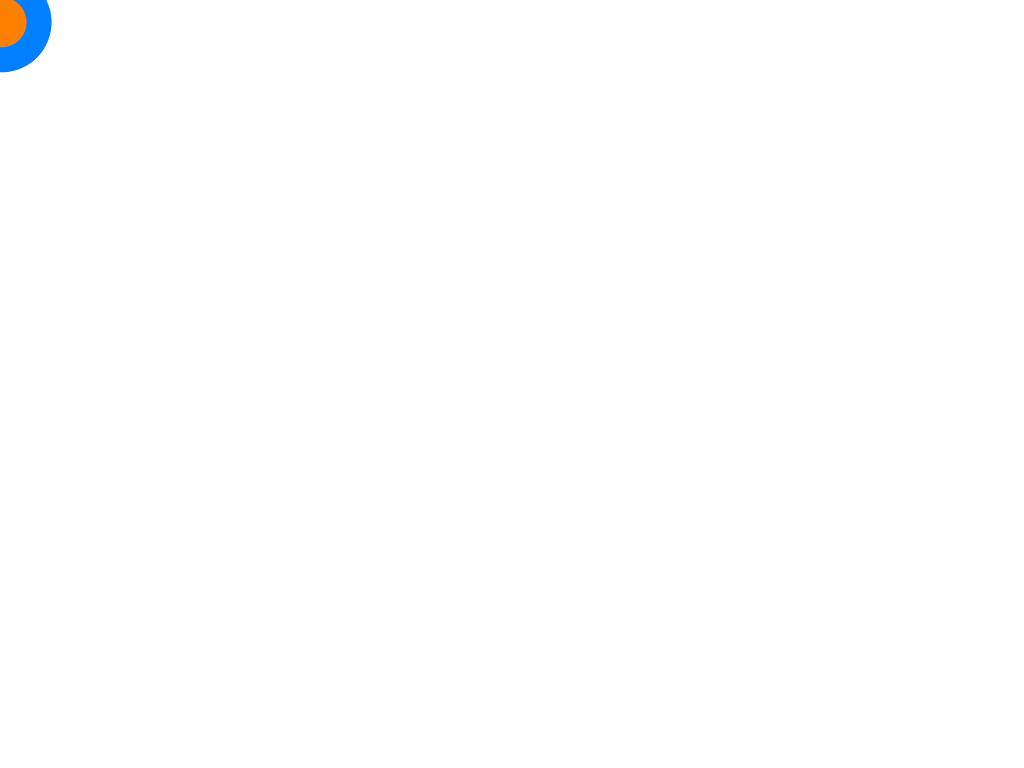
Frame 1 (no input)
Frame 60 (the mouse pressed at the canvas centre just before this capture): identical to frame 1, image omitted
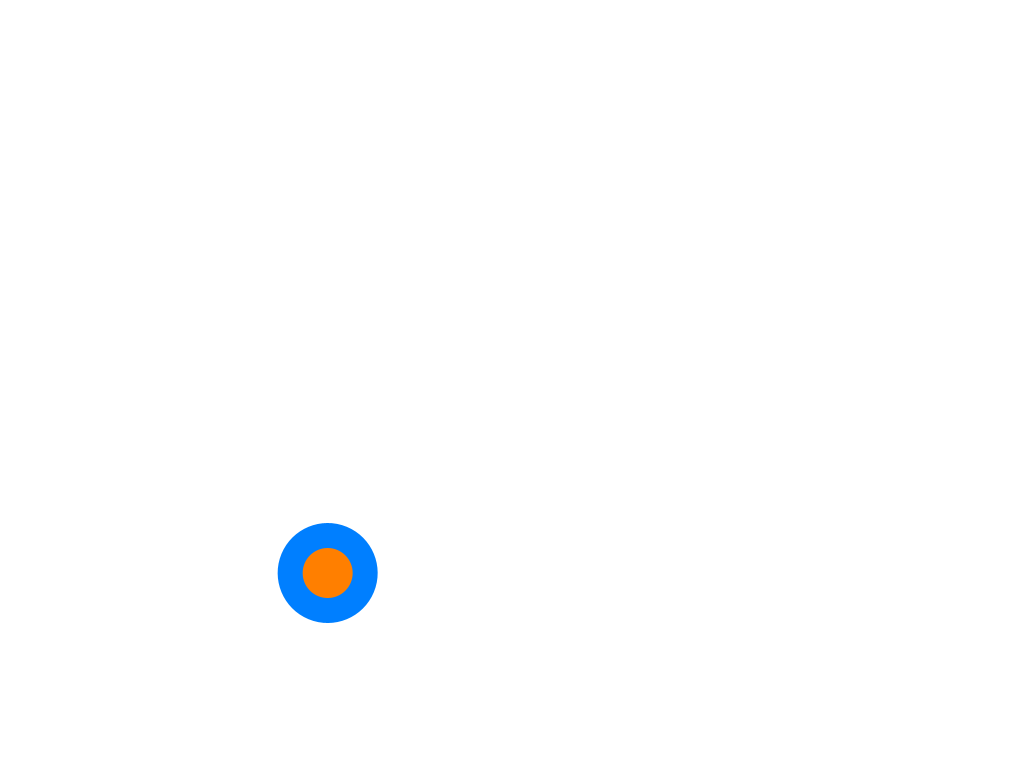
Frame 120 (the mouse held since frame 60 and released just before this capture)

The Processing sketch that drew these frames (run headless with seeded random() and noise(); from frame 60 on, the mouse is pressed at the canvas centre):

// Processing sketch: MatrixTransform
// ── MatrixTransform.pde
void setup() {
    size(1024, 768);
    noStroke();
    fill(0);
}

void draw() {
    background(255);

    pushMatrix();

    /* move coordinate system around */
    rotate(PI/8);
    translate(mouseX, mouseY);

    PVector mLocal = new PVector(10, 20);
    fill(0, 127, 255);
    circle(mLocal.x, mLocal.y, 100);

    /* transform local to global position ( with current transform matrix ) */
    PVector mWorld = transformToGlobal(mLocal);

    popMatrix();

    fill(255, 127, 0);
    circle(mWorld.x, mWorld.y, 50);
}

PVector transformToGlobal(PVector pLocal) {
    PVector mWorld = new PVector();
    PMatrix m = getMatrix();
    m.mult(pLocal, mWorld);
    return mWorld;
}
